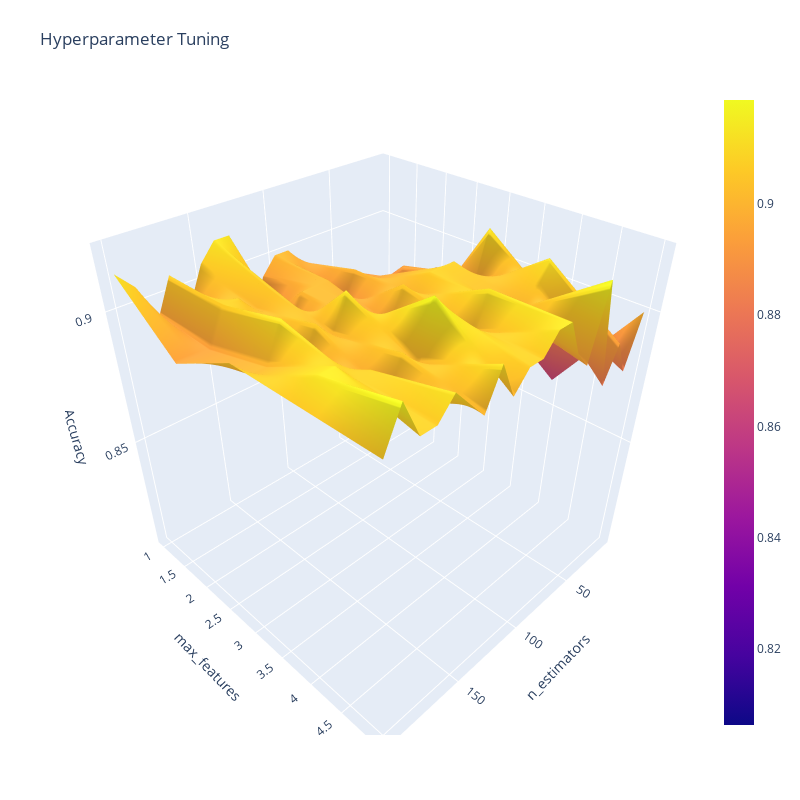

Notebook source saved alongside this figure:
### Markdown cell above
### 9. Surface Plot (3D)

### Code cell
fig = go.Figure(data= [go.Surface(z=z, y=y, x=x)], layout=layout)
fig.update_layout(title='Hyperparameter Tuning',
                  scene = dict(   
                      xaxis_title='n_estimators',
                      yaxis_title='max_features',
                      zaxis_title='Accuracy'),
                  autosize=False,
                  width=800, height=800,
                  margin=dict(l=65, r=50, b=65, t=90))

fig.show()

### Figure 1 — Plotly figure (JSON) as saved in the notebook; plotly's stock layout.template omitted (floating-point values rounded to 4 significant figures)
{"data": [{"type": "surface", "x": [10, 20, 30, 40, 50, 60, 70, 80, 90, 100, 110, 120, 130, 140, 150, 160, 170, 180, 190, 200], "y": [1, 2, 3, 4, 5], "z": [[0.8125, 0.8063, 0.8688, 0.8688, 0.8688, 0.8875, 0.8812, 0.8938, 0.9, 0.9, 0.8938, 0.875, 0.9125, 0.9125, 0.9062, 0.8938, 0.9062, 0.8938, 0.9062, 0.9125], [0.8875, 0.8688, 0.8688, 0.8938, 0.8812, 0.8938, 0.8938, 0.9, 0.8875, 0.9, 0.9, 0.9, 0.8875, 0.9062, 0.9, 0.9062, 0.9062, 0.8938, 0.8938, 0.8938], [0.8812, 0.9125, 0.8938, 0.9, 0.9062, 0.9062, 0.9062, 0.9, 0.9062, 0.8938, 0.9, 0.9, 0.9125, 0.9, 0.9062, 0.8938, 0.9125, 0.9, 0.9, 0.9062], [0.8625, 0.8938, 0.9125, 0.9062, 0.9, 0.9, 0.9062, 0.9125, 0.9, 0.9062, 0.9125, 0.9187, 0.9, 0.9062, 0.8938, 0.9062, 0.9062, 0.9125, 0.9125, 0.9062], [0.9, 0.8812, 0.8938, 0.8812, 0.9187, 0.8938, 0.9, 0.9125, 0.9125, 0.9062, 0.9062, 0.9, 0.9125, 0.9, 0.9062, 0.9125, 0.9062, 0.9062, 0.9187, 0.9062]]}], "layout": {"autosize": false, "height": 800, "margin": {"b": 65, "l": 65, "r": 50, "t": 90}, "scene": {"xaxis": {"title": {"text": "n_estimators"}}, "yaxis": {"title": {"text": "max_features"}}, "zaxis": {"title": {"text": "Accuracy"}}}, "title": {"text": "Hyperparameter Tuning"}, "width": 800, "xaxis": {"title": {"text": "n_estimators"}}, "yaxis": {"title": {"text": "max_features"}}}}
